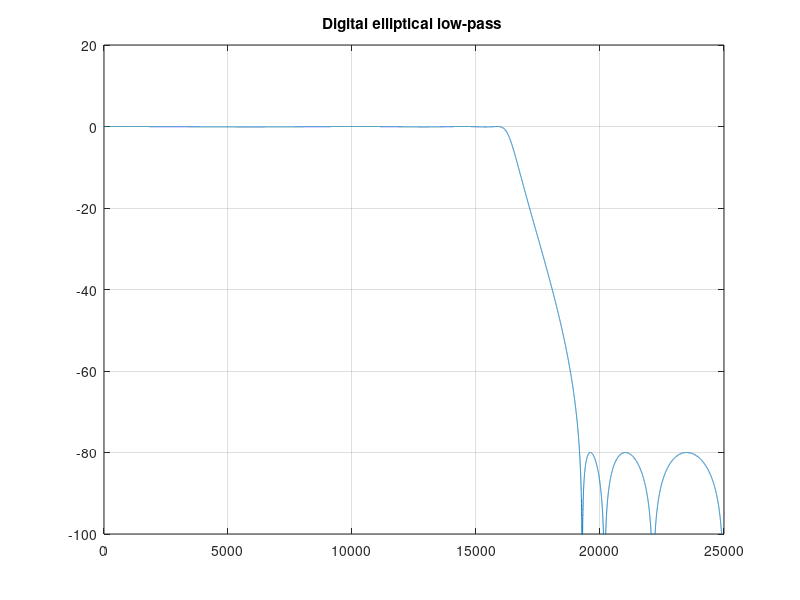

The MATLAB source for this figure:
%% number of resulting poles would be n=7
clc;
clear all;
fs    = 50000;
 Npts  = fs / 2;
 fpass = 16000;
 fstop = 20000;
 Rpass = 0.1;
 Rstop = 80;
 Wpass = 2 / fs * fpass;
 Wstop = 2 / fs * fstop;
 [n, Wn_p] = ellipord (Wpass, Wstop, Rpass, Rstop)
 [b, a] = ellip (n, Rpass, Rstop,Wn_p);
 W = linspace(0,2*pi*50000,1000000); % linear frequency range for plotting
 f = (1/(2*pi))*W;
 [H, f] = freqz (b, a, Npts, fs);
 plot (f, 20 * log10 (abs (H)));
 title ("Digital elliptical low-pass ");
 grid on;
 ylim ([-100, 20]);
